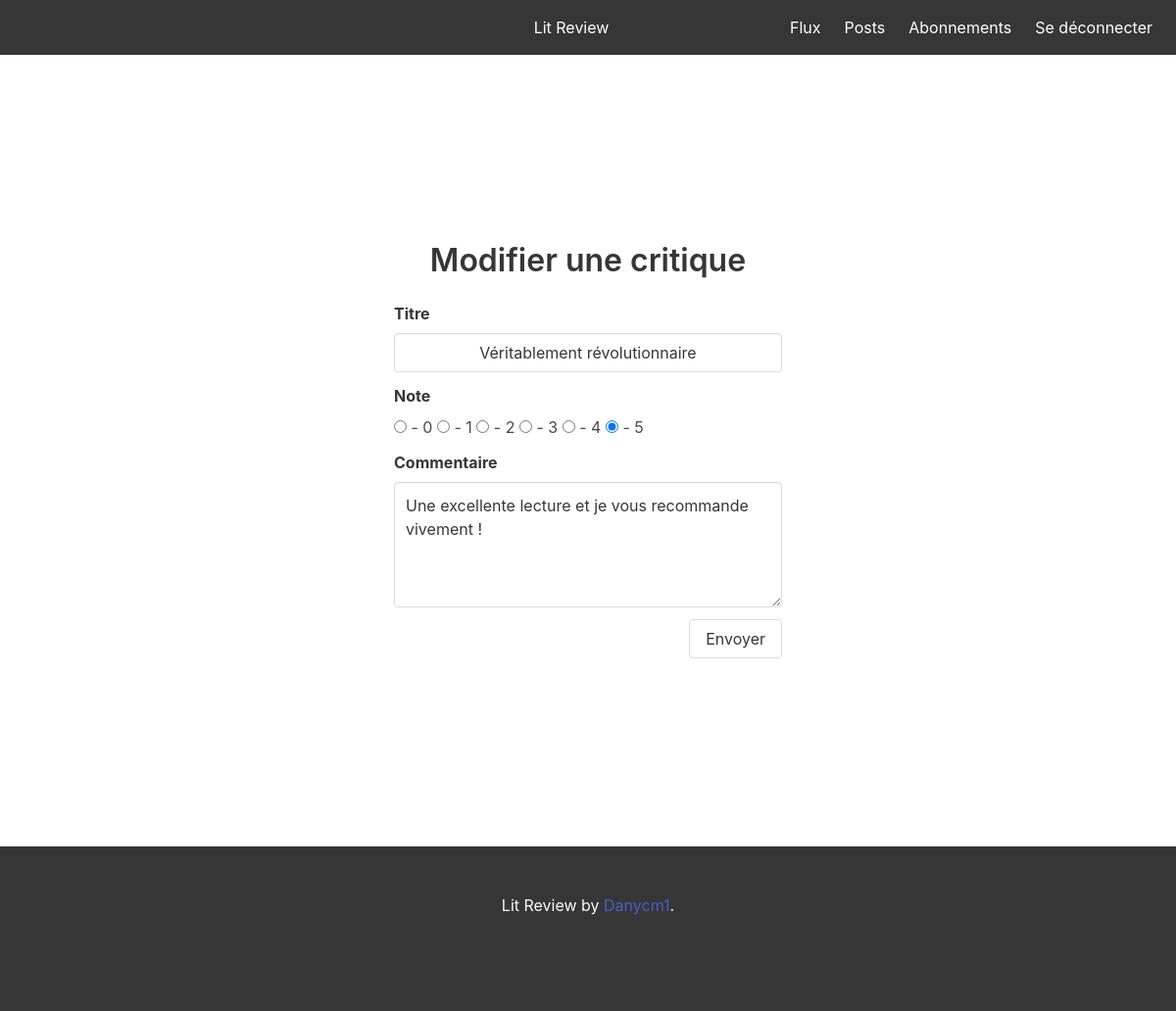
The app's page /modify/review/1 (signed in), older data.
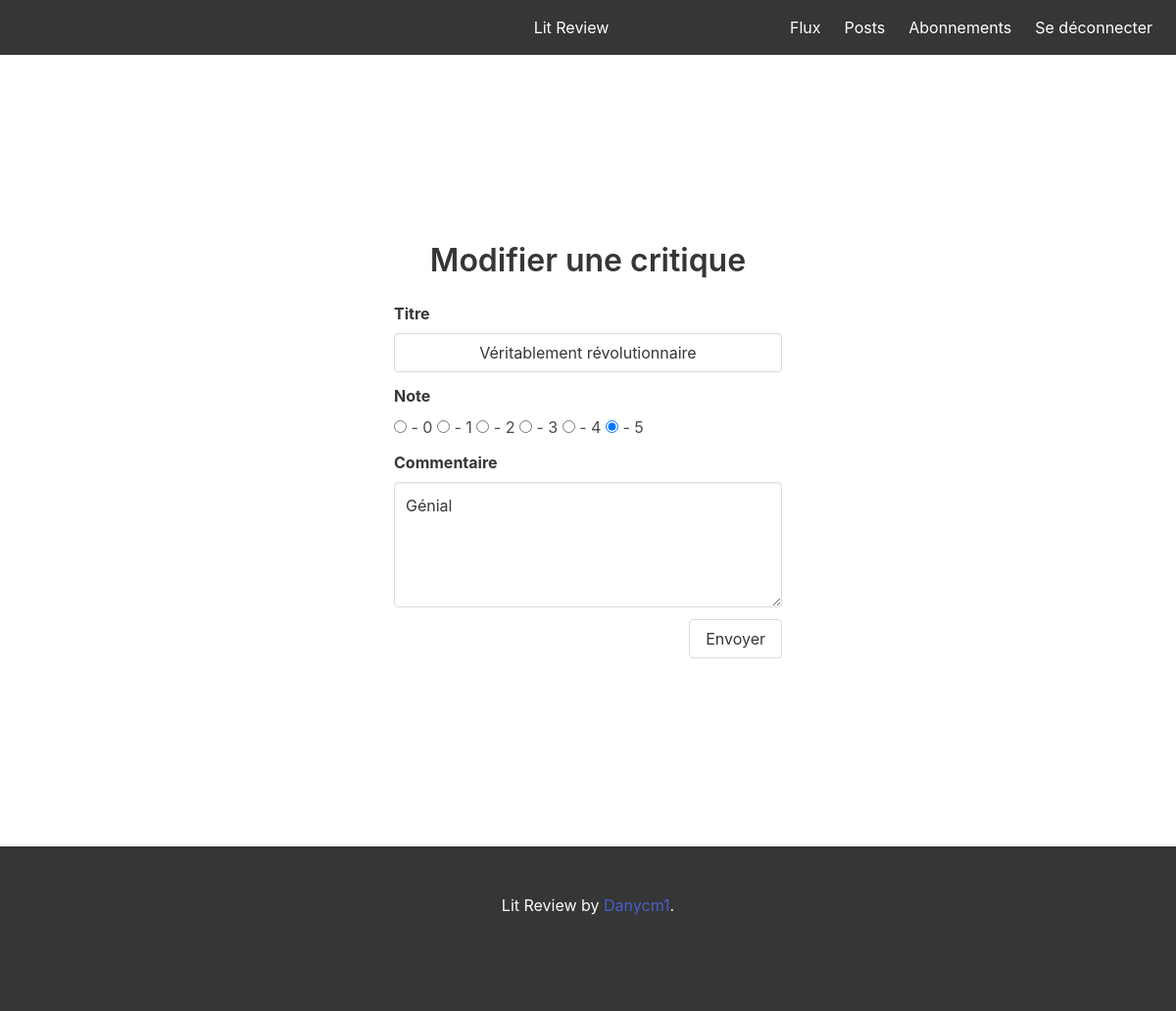
The same page, newer data.
### flux/models.py (models this page shows)
class Review(models.Model):
    ticket = models.ForeignKey(to=Ticket, on_delete=models.CASCADE)
    rating = models.PositiveSmallIntegerField(validators=[MinValueValidator(0), MaxValueValidator(5)])
    user = models.ForeignKey(to=settings.AUTH_USER_MODEL, on_delete=models.CASCADE)
    headline = models.CharField(max_length=128)
    body = models.CharField(max_length=8192, blank=True)
    time_created = models.DateTimeField(auto_now_add=True)

### flux/views.py (the view)
# urls.py: path('modify/review/<review_pk>', view_modify_review, name='modify_review'),
@login_required
def view_modify_review(request, review_pk):
    review = get_object_or_404(Review, pk=review_pk)
    if request.method == 'POST':
        review.headline = request.POST.get('headline')
        review.body = request.POST.get('body')
        review.rating = request.POST.get('rating')
        review.save()
        return redirect('flux:home')
    return render(request, 'modify_review.html', {'review': review, 'rating': range(6)})

### flux/templates/modify_review.html (shortened to what this page needs)
{% extends 'home.html' %}
{% block ticket %}
    <section class="section is-medium">
        <h1 class="title has-text-centered">Modifier une critique</h1>
        <div class="container">
            <div class="columns is-centered">
                <div class="column is-half">
                    <form method="POST" action="{% url 'flux:modify_review' review_pk=review.pk %}"
                          enctype="multipart/form-data">
                        <div class="field">
                            <label class="label">Titre</label>
                            <div class="control">
                                <label>
                                    <input class="input" type="text" name="headline" style="text-align: center;"
                                           value="{{ review.headline }}">
                                </label>
                            </div>
                        </div>
                        <div class="field">
                            <label class="label">Note</label>
                            <div class="control">
                                {% for stars in rating %}
                                    <label>
                                        <input type="radio" name="rating" value="{{ stars }}"
                                                {% if stars == review.rating %} checked {% endif %}> - {{ stars }}
                                    </label>
                                {% endfor %}
                            </div>
                        </div>
                        <div class="field">
                            <label class="label">Commentaire</label>
                            <div class="control">
                                <label>
                                    <textarea class="textarea" name="body" >{{ review.body }}</textarea>
                                </label>
                            </div>
                        </div>
                        <button type="submit" class="button is-pulled-right">Envoyer</button>
                    </form>
                </div>
            </div>
        </div>
    </section>
{% endblock %}

### flux/templates/home.html (shortened to what this page needs)
<!DOCTYPE html>
<html lang="en">
<head>
    <link rel="stylesheet" href="https://cdn.jsdelivr.net/npm/bulma@0.9.3/css/bulma.min.css">
</head>
<body>
<nav class="navbar is-dark is-transparent" role="navigation" aria-label="main navigation">
    <div class="navbar-brand">
        <a class="navbar-item">
        </a>
    </div>
    <div class="navbar-menu">
        <div class="navbar-start" style="flex-grow: 1; justify-content: center;">
            <h1 class="navbar-item" style="left: 150px;">Lit Review</h1>
        </div>
        <div class="navbar-end">
            <div class="navbar-item">
                <a class="navbar-item has-text-white" href="{% url 'flux:home' %}">
                    Flux
                </a>
                <a class="navbar-item has-text-white" href="{% url 'flux:posts' %}">
                    Posts
                </a>
                <a class="navbar-item has-text-white" href="{% url 'flux:subscription' %}">
                    Abonnements
                </a>
                <a class="navbar-item has-text-white" href="{% url 'accounts:logout' %}">
                    Se déconnecter
                </a>
            </div>
        </div>
    </div>
</nav>
<section class="section">
    <div class="container">
        <div class="columns is-vcentered">
            <div class="column is-centered">
                {% block ticket %}{% endblock %}
            </div>
        </div>
    </div>
</section>
</body>
<footer class="footer has-background-dark">
    <div class="content has-text-centered has-text-white-bis">
        <p>
            Lit Review by <a href="https://github.com/Danycm1/">Danycm1</a>.
        </p>
    </div>
</footer>
</html>

Row changes from the older to the newer data that the page shows:
changed Review "Véritablement révolutionnaire": body "Une excellente lecture et je vous recommande vivement !" → "Génial"
